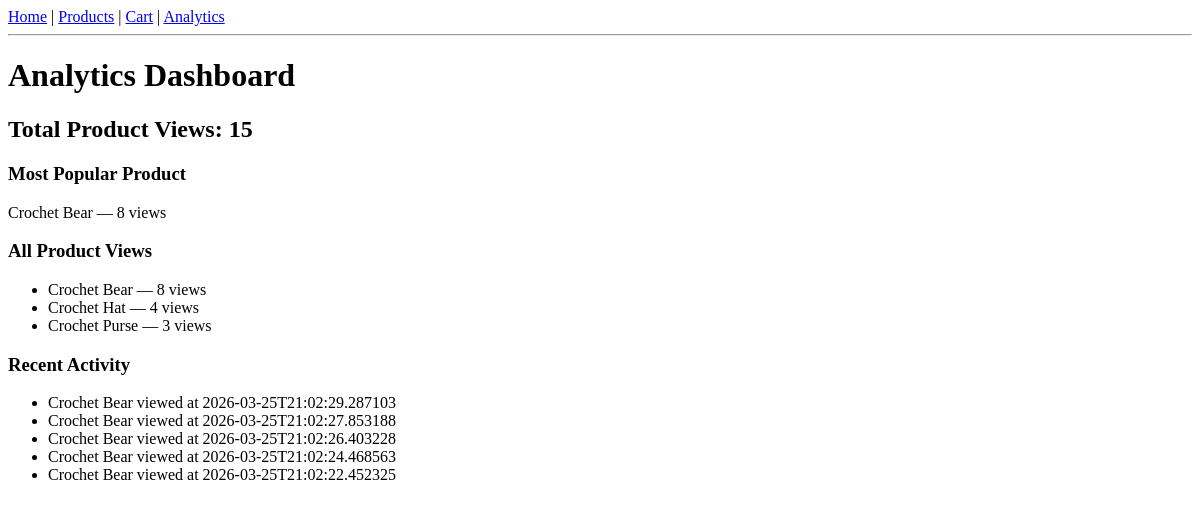
/analytics-page, run on an earlier commit of the app's database.
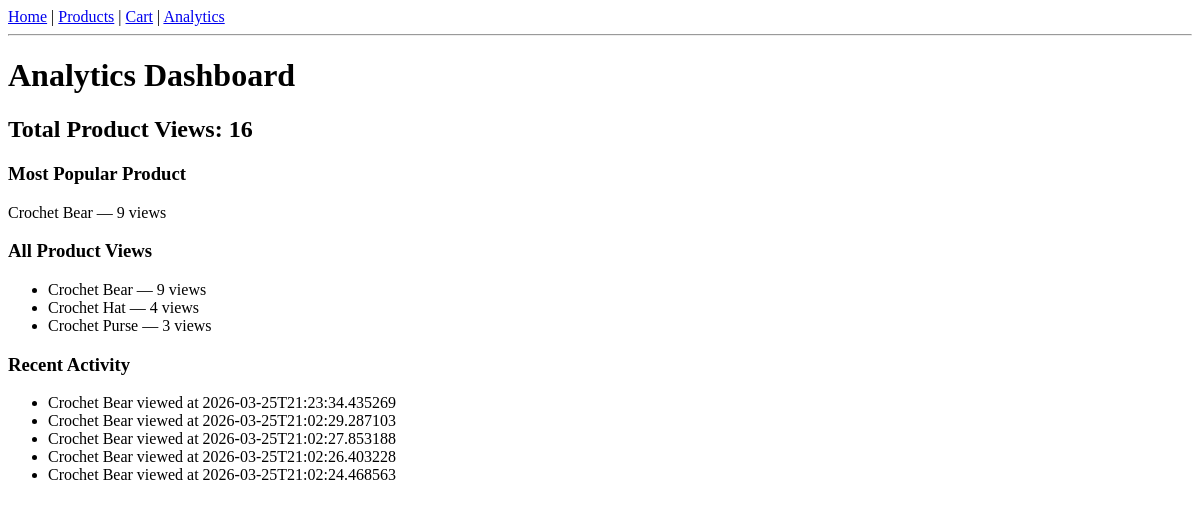
And on a later commit of the database.
### tables this page shows
CREATE TABLE events (
            id integer primary key autoincrement,
            event text not null,
            product_id integer not null,
            product_name text not null,
            timestamp text not null
        );

### app.py (the view)
@app.route("/analytics-page")
def analytics_page():
    conn = sqlite3.connect("events.db")
    cursor = conn.cursor()
    cursor.execute("""
        select product_name, count(*) as views
        from events
        where event = 'view_product'
        group by product_name
        order by views desc
    """)
    results = cursor.fetchall()
    cursor.execute("""
        select count(*) from events where event = 'view_product'
    """)
    total_views = cursor.fetchone()[0]
    cursor.execute("""
        select product_name, timestamp
        from events
        where event = 'view_product'
        order by timestamp desc
        limit 5
    """)
    recent_results = cursor.fetchall()
    conn.close()
    analytics_data = []
    for row in results:
        analytics_data.append({
            "product_name": row[0],
            "views": row[1]
        })
    recent_activity = []
    for row in recent_results:
        recent_activity.append({
            "product_name": row[0],
            "timestamp": row[1]
        })
    top_product = analytics_data[0] if analytics_data else None
    return render_template(
        "analytics.html",
        analytics=analytics_data,
        total_views=total_views,
        top_product=top_product,
        recent_activity=recent_activity
    )

### templates/analytics.html (shortened to what this page needs)
{% extends "base.html" %}
{% block content %}
    <h1>Analytics Dashboard</h1>
    <h2>Total Product Views: {{ total_views }}</h2>
    {% if top_product %}
        <h3>Most Popular Product</h3>
        <p>{{ top_product.product_name }} — {{ top_product.views }} views</p>
    {% endif %}
    <h3>All Product Views</h3>
    {% if analytics %}
        <ul>
            {% for item in analytics %}
                <li>{{ item.product_name }} — {{ item.views }} views</li>
            {% endfor %}
        </ul>
    {% else %}
        <p>No analytics data yet.</p>
    {% endif %}
    {% if recent_activity %}
        <h3>Recent Activity</h3>
        <ul>
            {% for event in recent_activity %}
                <li>{{ event.product_name }} viewed at {{ event.timestamp }}</li>
            {% endfor %}
        </ul>
    {% endif %}
{% endblock %}

### templates/base.html (shortened to what this page needs)
<!DOCTYPE html>
<html>
<head>
</head>
<body>
    <nav>
        <a href="/">Home</a> |
        <a href="/products">Products</a> |
        <a href="/cart">Cart</a> |
        <a href="/analytics-page">Analytics</a>
    </nav>
    <hr>
    {% block content %}
    {% endblock %}
</body>
</html>

What changed in the data, as far as the page shows it:
no longer on this page (row unchanged): events: product_name "Crochet Bear", views "8", shown under "All Product Views"
no longer on this page (row unchanged): events: product_name "Crochet Bear", timestamp "2026-03-25T21:02:22.452325", shown under "Recent Activity"
now on this page (row unchanged): events: product_name "Crochet Bear", views "9", shown under "All Product Views"
added events: product_name "Crochet Bear", timestamp "2026-03-25T21:23:34.435269", shown under "Recent Activity"
Also different on the page:
{{ total_views }}: "15" → "16"
{{ top_product.views }}: "8" → "9"
